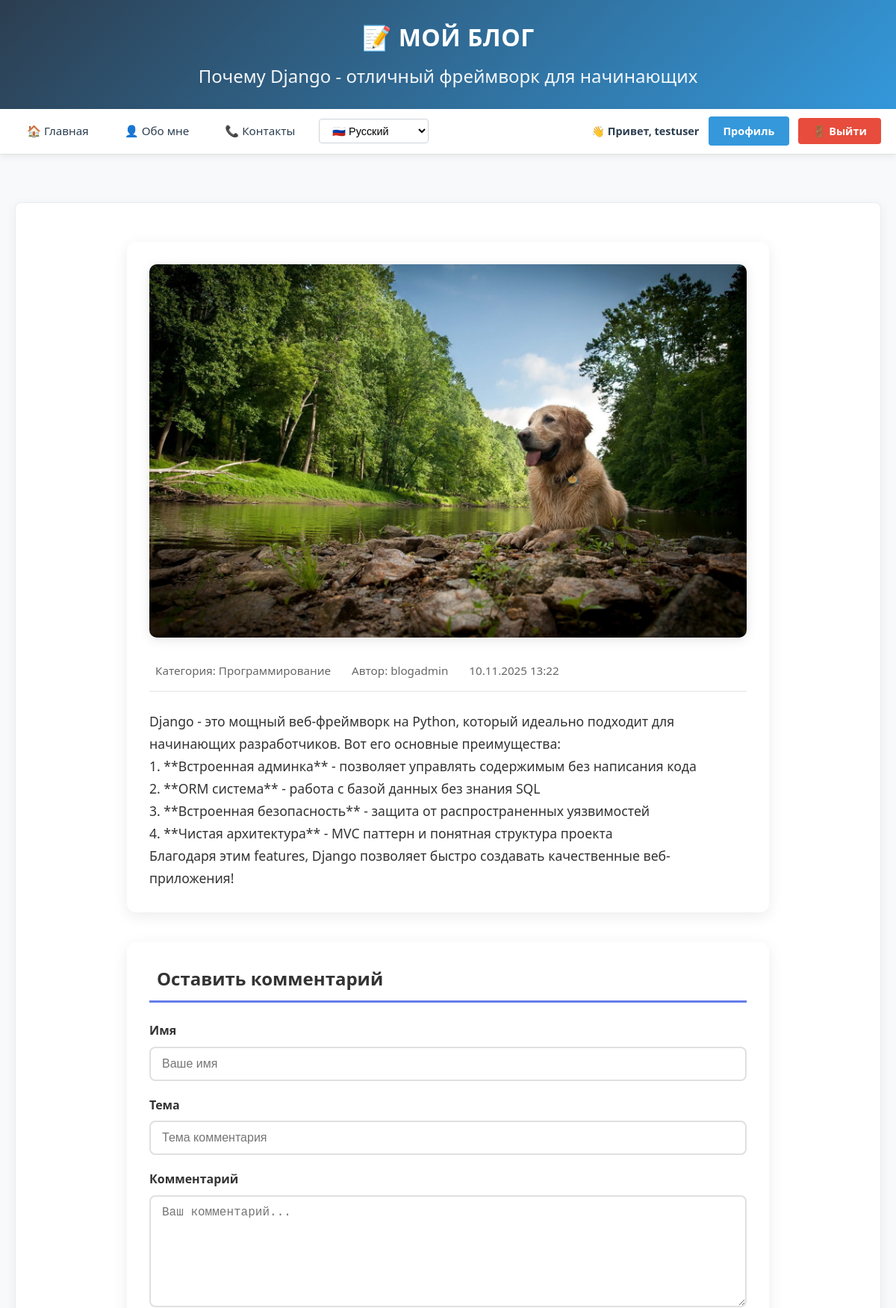
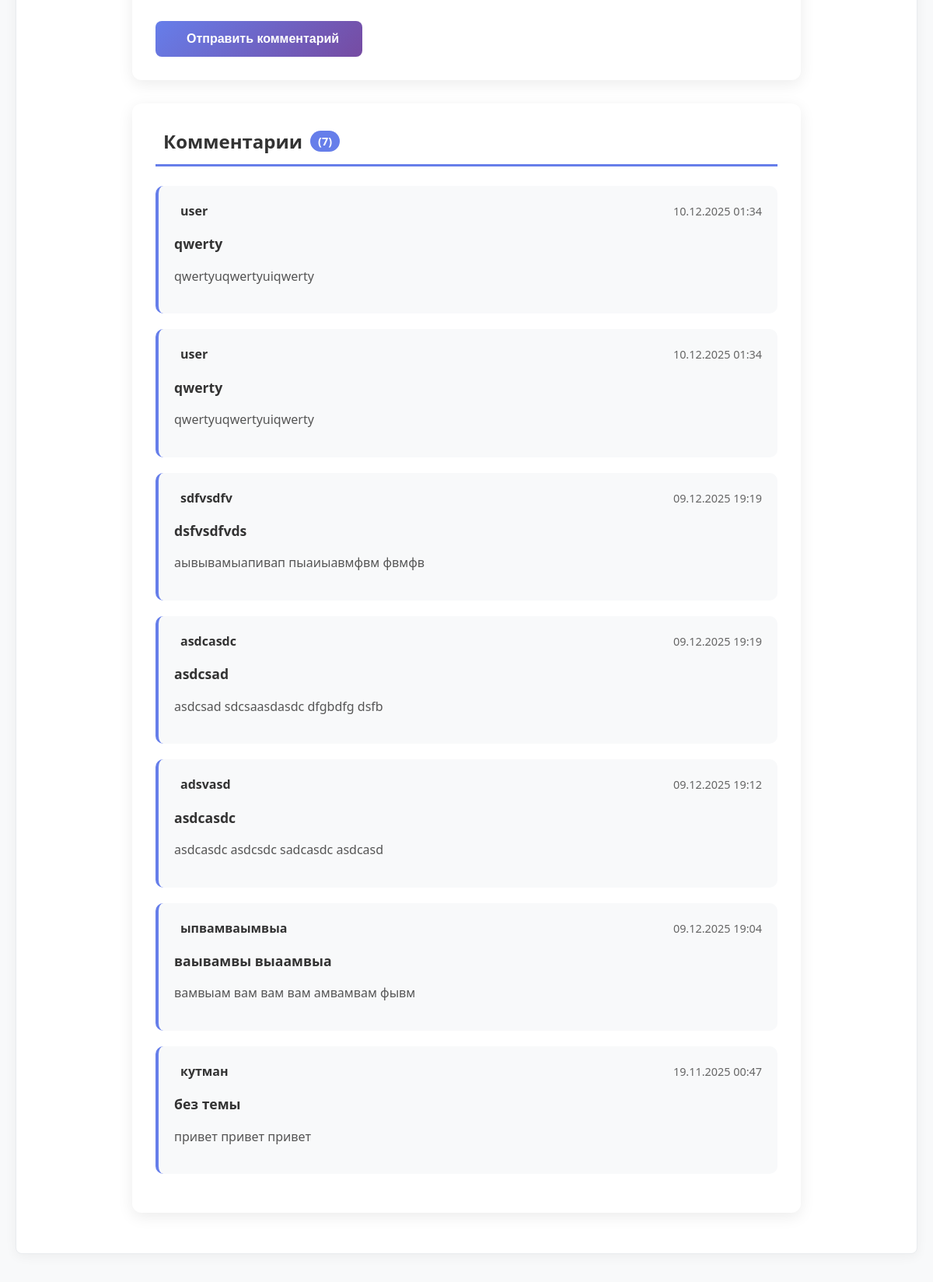
The app's page /post/1/ (signed in, upper part) with its own data (2 pictures, top to bottom).
### blog/models.py (models this page shows, shortened)
class Post(models.Model):
    title = models.CharField(max_length=200, verbose_name='Заголовок')
    content = models.TextField(verbose_name='Содержание')
    author = models.ForeignKey(User, on_delete=models.CASCADE, verbose_name='Автор')
    category = models.ForeignKey(Category, on_delete=models.SET_NULL, null=True, verbose_name='Категория')
    created_date = models.DateTimeField(default=timezone.now, verbose_name='Дата создания')
    published_date = models.DateTimeField(blank=True, null=True, verbose_name='Дата публикации')
    is_published = models.BooleanField(default=False, verbose_name='Опубликовано')
    image = models.ImageField(upload_to='blog_images/', blank=True, null=True, verbose_name='Изображение')
    views_count = models.PositiveIntegerField(default=0, verbose_name='Количество просмотров')
    class Meta:
        verbose_name = 'Пост'
        verbose_name_plural = 'Посты'

class Category(models.Model):
    name = models.CharField(max_length=100, verbose_name='Название')
    description = models.TextField(blank=True, verbose_name='Описание')
    created_date = models.DateTimeField(default=timezone.now, verbose_name='Дата создания')
    class Meta:
        verbose_name = 'Категория'
        verbose_name_plural = 'Категории'

class Comment(models.Model):
    post = models.ForeignKey(Post, on_delete=models.CASCADE, verbose_name='Пост')
    author_name = models.CharField(max_length=100, verbose_name='Имя автора')
    subject = models.CharField(max_length=200, verbose_name='Тема комментария')
    text = models.TextField(verbose_name='Текст комментария')
    created_date = models.DateTimeField(default=timezone.now, verbose_name='Дата создания')
    is_approved = models.BooleanField(default=True, verbose_name='Одобрен')
    class Meta:
        verbose_name = 'Комментарий'
        verbose_name_plural = 'Комментарии'

### blog/views.py (the view)
# urls.py: path('post/<int:post_id>/', views.post_detail, name='post_detail'),
def post_detail(request, post_id):
    post = get_object_or_404(Post, id=post_id, is_published=True)
    post.views_count += 1
    post.save(update_fields=['views_count'])
    comments = Comment.objects.filter(post=post, is_approved=True).order_by('-created_date')
    if request.method == 'POST':
        form = CommentForm(request.POST)
        if form.is_valid():
            comment = form.save(commit=False)
            comment.post = post
            if request.user.is_authenticated:
                comment.author_name = request.user.username
            comment.save()
            send_comment_email(comment, post, request)
            return redirect('post_detail', post_id=post.id)
    else:
        form = CommentForm()
    return render(request, 'blog/post_detail.html', {'post': post, 'comments': comments, 'form': form})

### blog/forms.py (shortened to what this page needs)
class CommentForm(forms.ModelForm):
    class Meta:
        model = Comment
        fields = ['author_name', 'subject', 'text']
        widgets = {
            'author_name': forms.TextInput(attrs={
                'class': 'form-control',
                'placeholder': 'Ваше имя',
                'maxlength': '100'
            }),
            'subject': forms.TextInput(attrs={
                'class': 'form-control',
                'placeholder': 'Тема комментария',
                'maxlength': '200'
            }),
            'text': forms.Textarea(attrs={
                'class': 'form-control',
                'placeholder': 'Ваш комментарий...',
                'rows': 4,
                'maxlength': '1000'
            }),
        }
        labels = {
            'author_name': 'Имя',
            'subject': 'Тема',
            'text': 'Комментарий',
        }

### blog/templates/blog/post_detail.html (shortened to what this page needs)
{% extends 'blog/base.html' %}
{% load i18n %}
{% block header %}{{ post.title }}{% endblock %}
{% block content %}
<div class="post-detail">
    <article class="post-article">
        {% if post.image %}
        <div class="post-image">
            <img src="{{ post.image.url }}" alt="{{ post.title }}" class="post-img">
        </div>
        {% endif %}
        <div class="post-meta-info">
            <span class="post-category">
                 {% trans "Категория:" %} {{ post.category.name }}
            </span>
            <span class="post-author">
                 {% trans "Автор:" %} {{ post.author }}
            </span>
            <span class="post-date">
                 {{ post.created_date|date:"d.m.Y H:i" }}
            </span>
        </div>
        <div class="post-content">
            {{ post.content|linebreaks }}
        </div>
    </article>
    <section class="comment-section">
        <div class="comment-form-container">
            <h2 class="section-title">
                 {% trans "Оставить комментарий" %}
            </h2>
            <form method="post" class="comment-form">
                <div class="form-group">
                    <label class="form-label">{{ form.author_name.label }}</label>
                    {{ form.author_name }}
                </div>
                <div class="form-group">
                    <label class="form-label">{{ form.subject.label }}</label>
                    {{ form.subject }}
                </div>
                <div class="form-group">
                    <label class="form-label">{{ form.text.label }}</label>
                    {{ form.text }}
                </div>
                <button type="submit" class="submit-button">
                     {% trans "Отправить комментарий" %}
                </button>
            </form>
        </div>
        <div class="comments-list-container">
            <h2 class="section-title">
                {% trans "Комментарии" %}
                <span class="comments-count">({{ comments.count }})</span>
            </h2>
            {% if comments %}
                {% for comment in comments %}
                <div class="comment-card {% if not comment.is_approved %}comment-pending{% endif %}">
                    <div class="comment-header">
                        <div class="comment-author">
                            <strong>{{ comment.author_name }}</strong>
                        </div>
                        <div class="comment-date">
                             {{ comment.created_date|date:"d.m.Y H:i" }}
                        </div>
                    </div>
                    <h4 class="comment-subject">{{ comment.subject }}</h4>
                    <div class="comment-text">
                        {{ comment.text|linebreaks }}
                    </div>
                </div>
                {% endfor %}
            {% endif %}
        </div>
    </section>
</div>
{% endblock %}

### blog/templates/blog/base.html (shortened to what this page needs)
<!DOCTYPE html>
<html lang="ru">
<head>
    {% load i18n %}
</head>
<body>
    <header class="header">
        <div class="header-content">
            <a href="{% url 'index' %}" class="logo">📝 {% trans "МОЙ БЛОГ" %}</a>
            <h1>{% block header %}{% trans "Площадка для обмена знаниями" %}{% endblock %}</h1>
        </div>
    </header>
    <nav class="navbar">
        <div class="nav-container">
            <div class="main-nav">
                <a href="{% url 'index' %}" class="nav-link">🏠 {% trans "Главная" %}</a>
                <a href="{% url 'about' %}" class="nav-link">👤 {% trans "Обо мне" %}</a>
                <a href="{% url 'contact' %}" class="nav-link">📞 {% trans "Контакты" %}</a>
                <form action="{% url 'set_language' %}" method="post" class="language-form">
                    <select name="language" onchange="this.form.submit()" class="language-select">
                        {% get_current_language as LANGUAGE_CODE %}
                        {% get_available_languages as LANGUAGES %}
                        <option value="ru" {% if LANGUAGE_CODE == 'ru' %}selected{% endif %}>🇷🇺 {% trans "Русский" %}</option>
                    </select>
                </form>
            </div>
            <div class="user-nav">
                {% if user.is_authenticated %}
                    <span class="username">👋 {% trans "Привет," %} {{ user.username }}</span>
                    <a href="{% url 'profile' %}" class="btn btn-primary">{% trans "Профиль" %}</a>
                    <form method="post" action="{% url 'logout' %}">
                        <button type="submit" class="btn btn-danger">🚪 {% trans "Выйти" %}</button>
                    </form>
                {% else %}
                    <a href="{% url 'login' %}" class="btn btn-primary">🔑 {% trans "Войти" %}</a>
                    <a href="{% url 'register' %}" class="btn btn-success">📝 {% trans "Регистрация" %}</a>
                {% endif %}
            </div>
        </div>
    </nav>
    <main class="main-content">
        <div class="content-wrapper">
            {% block content %}{% endblock %}
        </div>
    </main>
</body>
</html>

### blog/templates/blog/base.html (style rules this page uses)
* { margin: 0; padding: 0; box-sizing: border-box; }
body { font-family: 'Segoe UI', Tahoma, Geneva, Verdana, sans-serif; line-height: 1.6; color: #333; background: #f8f9fa; min-height: 100vh; display: flex; flex-direction: column; }
.header { background: linear-gradient(135deg, #2c3e50 0%, #3498db 100%); color: white; padding: 1.5rem 0; box-shadow: 0 4px 12px rgba(0,0,0,0.1); }
.header-content { max-width: 1200px; margin: 0 auto; padding: 0 20px; text-align: center; }
.logo { font-size: 2rem; font-weight: 700; color: white; text-decoration: none; letter-spacing: 0.5px; margin-bottom: 0.5rem; display: inline-block; }
.header h1 { font-size: 1.5rem; font-weight: 400; opacity: 0.95; margin: 0; }
.navbar { background: white; padding: 0; box-shadow: 0 2px 10px rgba(0,0,0,0.08); border-bottom: 1px solid #e0e0e0; }
.nav-container { max-width: 1200px; margin: 0 auto; padding: 0 20px; display: flex; justify-content: space-between; align-items: center; height: 60px; }
.main-nav { display: flex; gap: 1rem; align-items: center; }
.nav-link { color: #2c3e50; text-decoration: none; font-weight: 500; padding: 0.5rem 1rem; border-radius: 4px; transition: all 0.3s; font-size: 0.95rem; }
.btn { display: inline-block; padding: 0.5rem 1.2rem; border-radius: 4px; text-decoration: none; font-weight: 600; border: none; cursor: pointer; transition: all 0.3s; font-size: 0.9rem; text-align: center; font-family: inherit; }
.btn-primary { background: #3498db; color: white; }
.btn-danger { background: #e74c3c; color: white; }
.user-nav { display: flex; align-items: center; gap: 0.8rem; }
.username { color: #2c3e50; font-weight: 600; font-size: 0.9rem; }
.main-content { flex: 1; max-width: 1200px; margin: 2rem auto; padding: 0 20px; width: 100%; }
.content-wrapper { background: white; padding: 2rem; border-radius: 8px; box-shadow: 0 3px 15px rgba(0,0,0,0.05); border: 1px solid #e9ecef; }
.language-form { display: inline-block; margin: 0; }
.language-select { padding: 0.4rem 0.8rem; border: 1px solid #ced4da; border-radius: 4px; background: white; font-size: 0.9rem; cursor: pointer; transition: all 0.3s; }

### records on screen
Post: title "Почему Django - отличный фреймворк для начинающих", image (picture), category.name "Программирование", author "blogadmin", created_date "10.11.2025 13:22", content "Django - это мощный веб-фреймворк на Python, который идеально подходит для начинающих разработчиков. Вот его основные преимущества: 1. **Встроенная админка** - позволяет управлять содержимым без написания кода 2. **ORM система** - работа с базой данных без знания SQL 3. **Встроенная безопасность** - защита от распространенных уязвимостей 4. **Чистая архитектура** - MVC паттерн и понятная структура проекта Благодаря этим features, Django позволяет быстро создавать качественные веб-приложения!"
Comment: author_name "user", created_date "10.12.2025 01:34", subject "qwerty", text "qwertyuqwertyuiqwerty"
Comment: author_name "user", created_date "10.12.2025 01:34", subject "qwerty", text "qwertyuqwertyuiqwerty"
Comment: author_name "sdfvsdfv", created_date "09.12.2025 19:19", subject "dsfvsdfvds", text "аывывамыапивап пыаиыавмфвм фвмфв"
Comment: author_name "asdcasdc", created_date "09.12.2025 19:19", subject "asdcsad", text "asdcsad sdcsaasdasdc dfgbdfg dsfb"
Comment: author_name "adsvasd", created_date "09.12.2025 19:12", subject "asdcasdc", text "asdcasdc asdcsdc sadcasdc asdcasd"
Comment: author_name "ыпвамваымвыа", created_date "09.12.2025 19:04", subject "ваывамвы выаамвыа", text "вамвыам вам вам вам амвамвам фывм"
Comment: author_name "кутман", created_date "19.11.2025 00:47", subject "без темы", text "привет привет привет"

### other values on screen
{{ user.username }} "testuser"
{{ comments.count }} "7"
